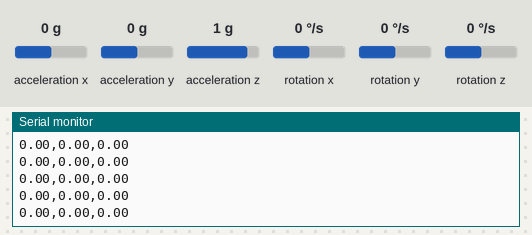
Simulated run of this sketch. Board: Arduino Uno, built with avr-gcc and run on an emulated ATmega328P. Parts: the last lines printed to the serial monitor. The test bench sets the inputs (shaded band); at power-on: acceleration x 0 g, acceleration y 0 g, acceleration z 1 g, rotation z 0 °/s, rotation x 0 °/s, rotation y 0 °/s.

Above: at 3.2 s.
3.3 s: acceleration x set to -1.4 g
At 3.32 s:
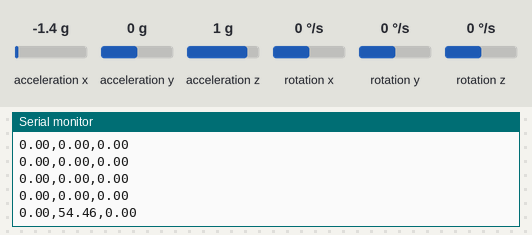
4.8 s: acceleration y set to -1.4 g
At 4.83 s:
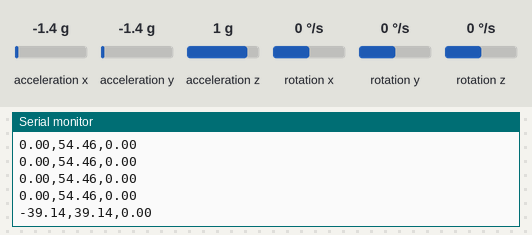
6.3 s: acceleration z set to -1.4 g
At 6.34 s:
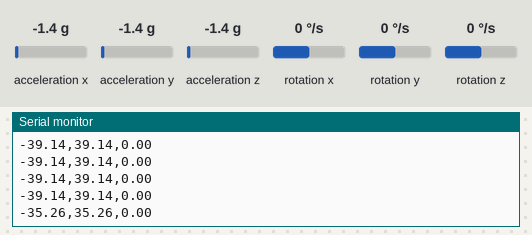
7.8 s: rotation z set to -192 °/s
At 7.8 s:
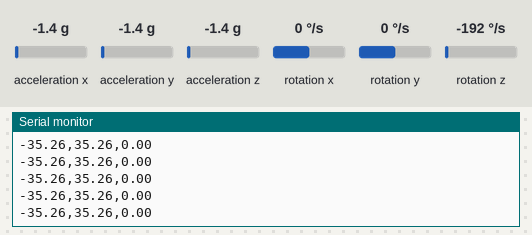
Timing chart, 0 to 10.3 s (numbered marks = the images above; inputs shaded):
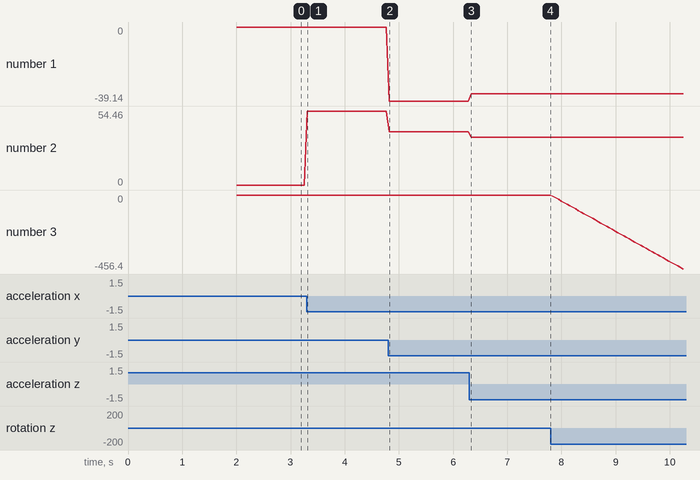

The sketch:

mpu.ino
```cpp
#include <Wire.h>
#include <MPU6050_light.h>

MPU6050 mpu(Wire);

uint32_t prev_ms = 0;

void setup() {
    Serial.begin(115200);
    Wire.begin();

    byte status = mpu.begin();
    Serial.print("MPU6050/6500 status: ");
    Serial.println(status);
    while (status != 0) {
        Serial.println("Connection failed. Check wiring!");
        delay(2000);
    }

    Serial.println("Keep sensor completely flat and still for calibration...");
    delay(1000);
    mpu.calcOffsets(); // Calibrates both gyro and accelerometer
    Serial.println("Calibration complete!");
}

void loop() {
    mpu.update();

    if (millis() - prev_ms >= 50) {
        float pitch = mpu.getAngleX();
        float roll  = mpu.getAngleY();
        float yaw   = mpu.getAngleZ();

        Serial.print(pitch, 2);
        Serial.print(",");
        Serial.print(roll, 2);
        Serial.print(",");
        Serial.println(yaw, 2);

        prev_ms = millis();
    }
}
```

Measured:
- after the input at 3.3 s, the serial monitor: prints a new line at once (image 1)
- after the input at 4.8 s, the serial monitor: prints a new line at once (image 2)
- after the input at 6.3 s, the serial monitor: prints a new line at once (image 3)
- plotted number 1: 0 → -39.14 after the input at 4.8 s, -39.14 → -35.26 after the input at 6.3 s
- plotted number 2: 0 → 54.46 after the input at 3.3 s, 54.46 → 39.14 after the input at 4.8 s, 39.14 → 35.26 after the input at 6.3 s
- plotted number 3: 0 → -456.4 after the input at 7.8 s
